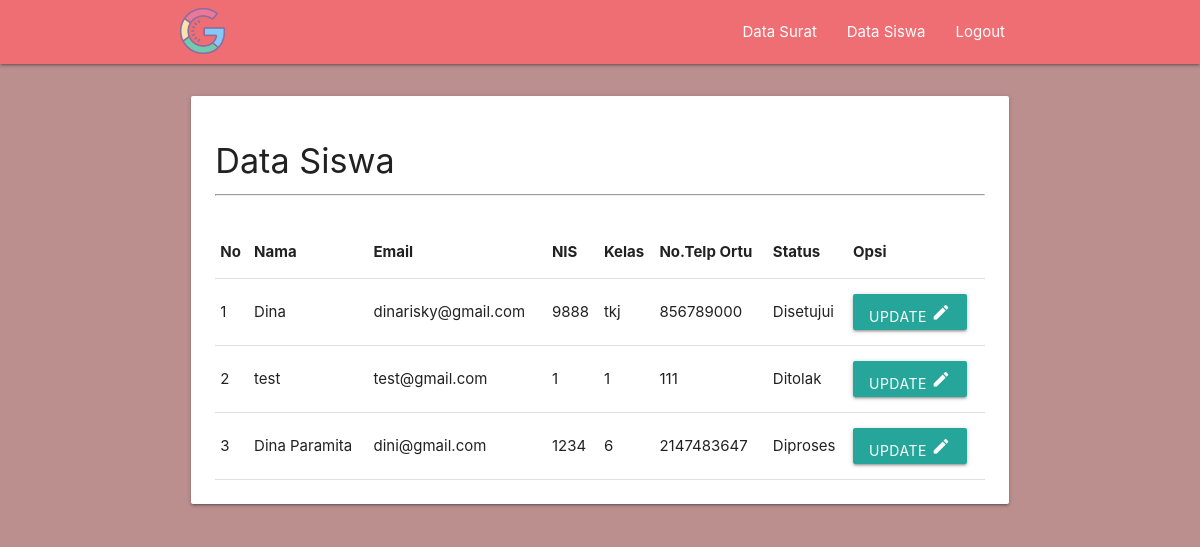
Screenshot of /home_siswa_guru.php with the database file from the repository.
### tables this page shows
CREATE TABLE `user` (
  `id_user` int(11) NOT NULL,
  `nama` varchar(50) NOT NULL,
  `username` varchar(50) NOT NULL,
  `password` varchar(50) NOT NULL,
  `nis` int(15) NOT NULL,
  `telp_ortu` int(15) NOT NULL,
  `kelas` varchar(5) NOT NULL,
  `status` varchar(20) NOT NULL,
  `level` enum('siswa','guru') NOT NULL
);

### home_siswa_guru.php (the view, shortened to what this page needs)
<?php
include "koneksi.php";
?>
<!DOCTYPE html>
<html lang="en">
<head>
    <link rel="stylesheet" href="https://cdnjs.cloudflare.com/ajax/libs/materialize/1.0.0/css/materialize.min.css">
</head>
<body>
    <?php
    $SQL = "SELECT * FROM user WHERE level = 'siswa'";
    $query = mysqli_query($koneksi, $SQL);
    ?>
    <nav>
        <div class="container">
            <div class="nav-wrapper">
                <a href="#" class="brand-logo">
                    <img src="assets/logoo.png" style="width: 45px;margin-top: 8px;" alt="Brand Logo">
                </a>
                <ul id="nav-mobile" class="right hide-on-med-and-down">
                    <li><a href="home_surat_guru.php">Data Surat</a></li>
                    <li><a href="home_siswa_guru.php">Data Siswa</a></li>
                    <li><a href="login.php">Logout</a></li>
                </ul>
            </div>
        </div>
    </nav>
    <div class="container">
        <div class="row" style="margin-top: 24px;">
            <div class="col s12">
                <div class="card">
                    <div class="card-content">
                        <span class="card-title">
                            <h4>Data Siswa</h4>
                        </span>
                        <hr>
                        <br>
                        <table class="highlight">
                            <thead>
                                <tr>
                                    <th>No</th>
                                    <th>Nama</th>
                                    <th>Email</th>
                                    <th>NIS</th>
                                    <th>Kelas</th>
                                    <th>No.Telp Ortu</th>
                                    <th>Status</th>
                                    <th>Opsi</th>
                                </tr>
                            </thead>
                            <tbody>
                                <?php
                                $No = 1;
                                while ($kolom = mysqli_fetch_array($query)) { ?>
                                    <tr>
                                        <td><?php echo $No++; ?></td>
                                        <td><?php echo $kolom["nama"] ?></td>
                                        <td><?php echo $kolom["username"] ?></td>
                                        <td><?php echo $kolom["nis"] ?></td>
                                        <td><?php echo $kolom["kelas"] ?></td>
                                        <td><?php echo $kolom["telp_ortu"] ?></td>
                                        <td><?php echo $kolom["status"] ?></td>
                                        <td>
                                            <a href="view_update_siswa_guru.php?id_user=<?php echo $kolom["id_user"] ?>" type="button" class="btn waves-effect waves-light" type="submit" name="action">Update
                                                <i class="material-icons">edit</i>
                                            </a>
                                        </td>
                                    </tr>
                                <?php } ?>
                            </tbody>
                        </table>
                    </div>
                </div>
            </div>
        </div>
    </div>
</body>
</html>

### home_siswa_guru.php (style rules this page uses)
body { background-color: rosybrown; }

### rows the page displays
user: nama "Dina", username "dinarisky@gmail.com", nis "9888", kelas "tkj", telp_ortu "856789000", status "Disetujui"
user: nama "test", username "test@gmail.com", nis "1", kelas "1", telp_ortu "111", status "Ditolak"
user: nama "Dina Paramita", username "dini@gmail.com", nis "1234", kelas "6", telp_ortu "2147483647", status "Diproses"
